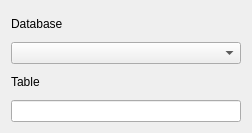
<?xml version="1.0" encoding="UTF-8"?>
<ui version="4.0">
 <class>DataCompareWidgetItem</class>
 <widget class="QWidget" name="DataCompareWidgetItem">
  <property name="geometry">
   <rect>
    <x>0</x>
    <y>0</y>
    <width>252</width>
    <height>133</height>
   </rect>
  </property>
  <property name="windowTitle">
   <string>Form</string>
  </property>
  <layout class="QVBoxLayout" name="verticalLayout">
   <item>
    <widget class="QLabel" name="label">
     <property name="text">
      <string>Database</string>
     </property>
    </widget>
   </item>
   <item>
    <widget class="QComboBox" name="comboBox"/>
   </item>
   <item>
    <widget class="QLabel" name="label_2">
     <property name="text">
      <string>Table</string>
     </property>
    </widget>
   </item>
   <item>
    <widget class="QLineEdit" name="lineEdit"/>
   </item>
  </layout>
 </widget>
 <resources/>
 <connections/>
</ui>
